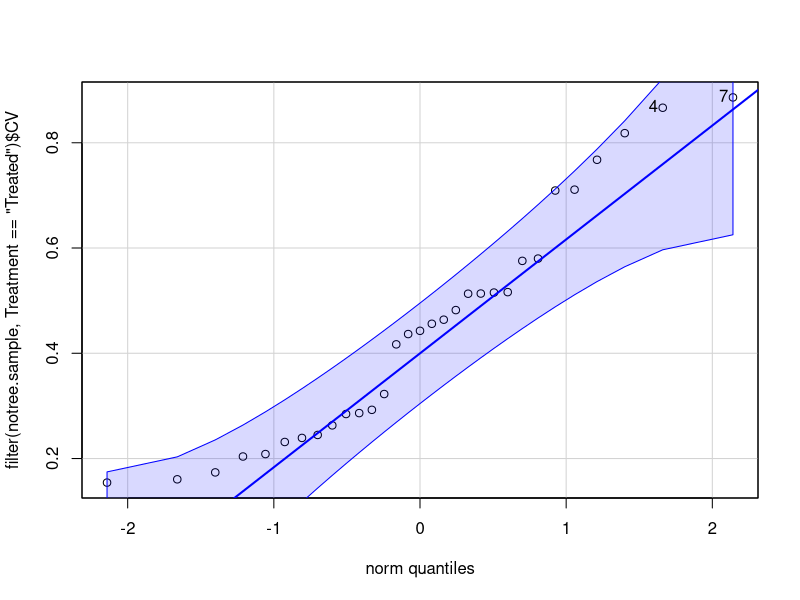
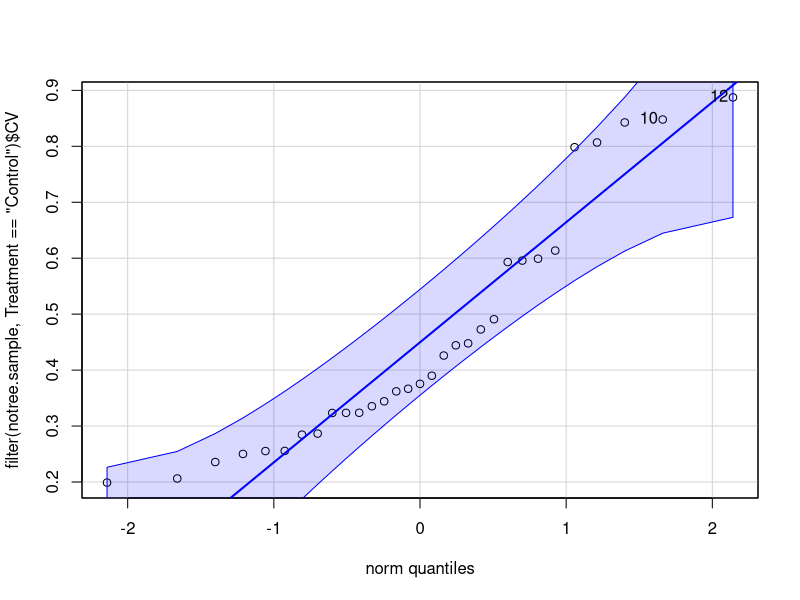
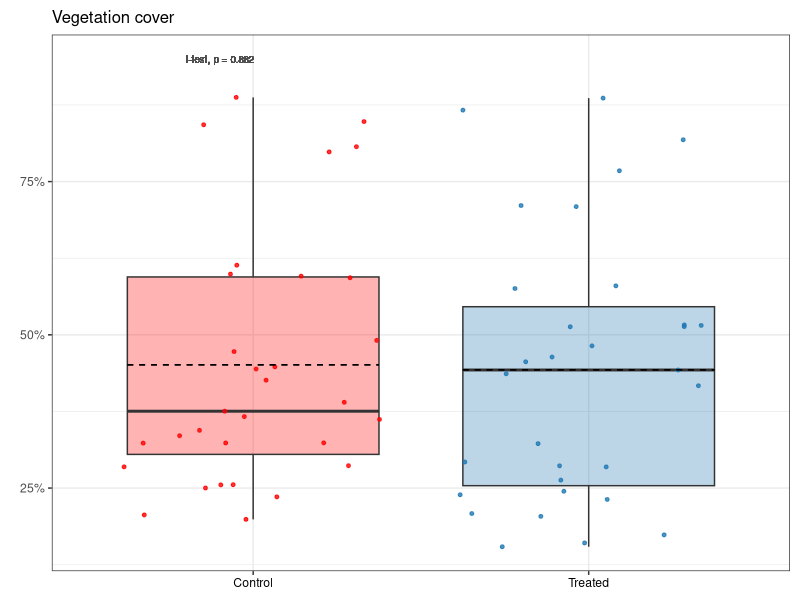
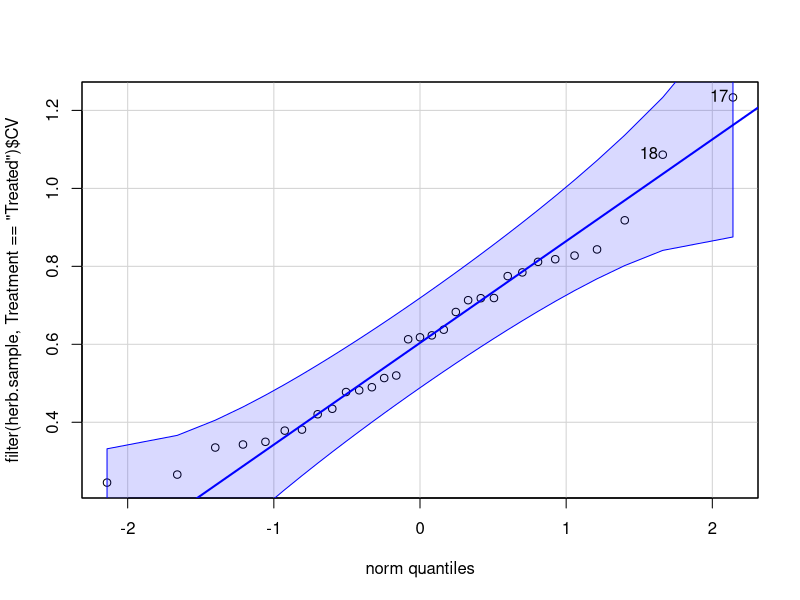
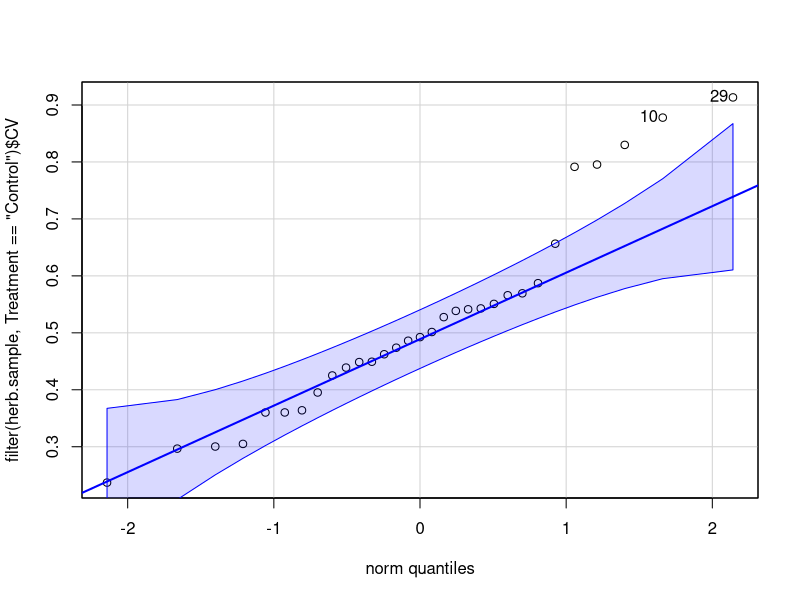
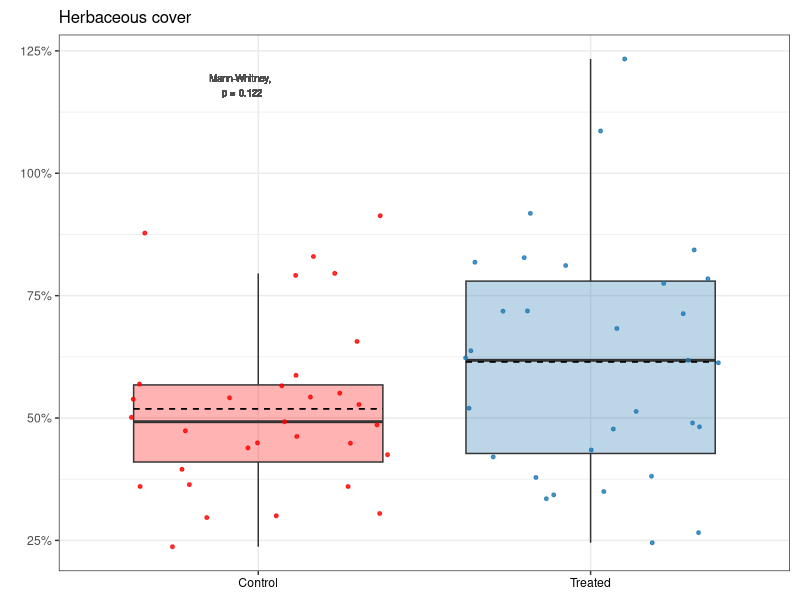
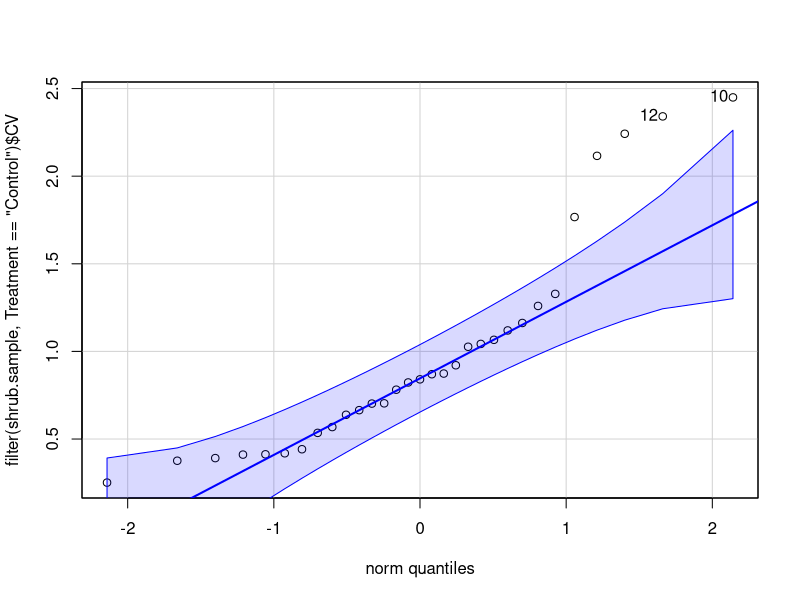
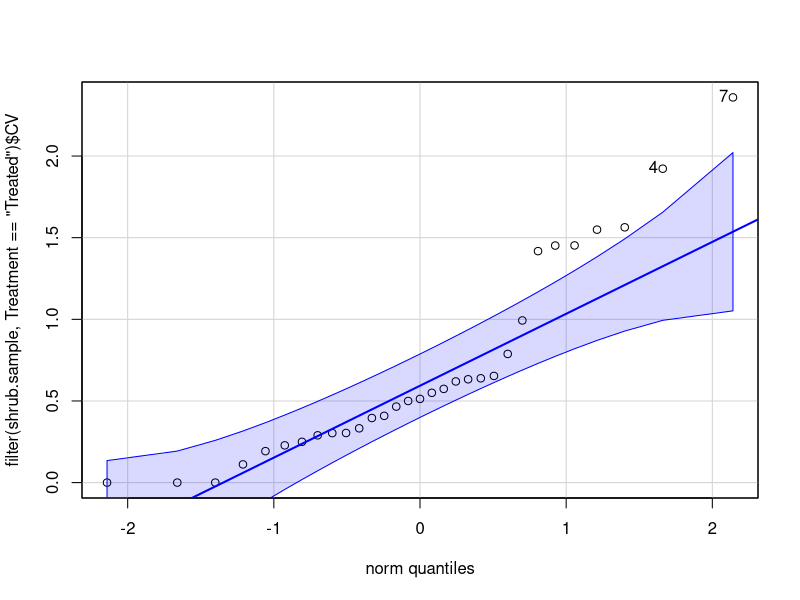

Here is the R script that generated these plots, in order: (Note: this script raises an error after producing the figures.)
# Purpose: Create veg CV figures for publication, and code for published R Markdown.
#   Main figures: combined notree, herb, shrub
#   Supp figures: combined richness & Shannon
#   Code: calculate CV, qq-plots, t-test/Mann-Whitney, plot

# Will use Mann-Whitney rather than log transformation for ease of interpretation.

# Created: 2023-08-28
# Last updated: 2023-08-29

library(tidyverse)
library(car)
library(scales)
library(ggpubr)

# Load data ---------------------------------------------------------------

notree.all <- read_csv("data/publish/Herb-and-shrub-cover_2012-2021.csv")
herb.all <- read_csv("data/publish/Herb-cover_2012-2021.csv") 
shrub.all <- read_csv("data/publish/Shrub-cover_2012-2021.csv")
per.div <- read_csv("data/publish/Perennial-plant-diversity_2012-2021.csv")


# Notree cover ------------------------------------------------------------

# Find CV for each sample over time
notree.sample <- notree.all |> 
  group_by(Sample, Treatment) |> 
  summarise(CV = sd(Cover) / mean(Cover),
            .groups = "keep")

# Explore distribution
qqPlot(filter(notree.sample, Treatment == "Treated")$CV) # normal
qqPlot(filter(notree.sample, Treatment == "Control")$CV) # normal

# Compare means
t.test(filter(notree.sample, Treatment == "Treated")$CV,
       filter(notree.sample, Treatment == "Control")$CV) # NS, p = 0.882

# Plot
notree.plot.cv <- notree.sample |> 
  ggplot(aes(x = Treatment, y = CV)) +
  geom_boxplot(alpha = 0.3,
               outlier.shape = NA,
               aes(fill = Treatment)) +
  geom_jitter(size = 1,
              alpha = 0.8,
              aes(color = Treatment)) +
  scale_color_manual(values = c("red", "#1F78B4")) +
  scale_fill_manual(values = c("red", "#1F78B4")) +
  labs(title = "Vegetation cover",
       x = NULL,
       y = NULL) +
  theme_bw() +
  theme(legend.position = "none") +
  scale_y_continuous(labels = percent) +
  theme(axis.text.x = element_text(color = "black")) +
  geom_text(aes(x = 0.9, y = 0.95, label = "t-test, p = 0.882"),
            color = "gray30",
            size = 2.5) +
  theme(plot.margin = margin(0.1, 0.1, 0.1, 0.2, "in")) +
  stat_summary(fun = mean, geom = "errorbar", aes(ymax = after_stat(y), ymin = after_stat(y)),
               width = 0.75, linetype = "dashed") +
  theme(plot.title = element_text(size = 12))
notree.plot.cv



# Herb cover --------------------------------------------------------------

# Find CV for each sample over time
herb.sample <- herb.all |> 
  group_by(Sample, Treatment) |> 
  summarise(CV = sd(Cover) / mean(Cover),
            .groups = "keep")

# Explore distribution
qqPlot(filter(herb.sample, Treatment == "Treated")$CV) # normal
qqPlot(filter(herb.sample, Treatment == "Control")$CV) # not quite normal?

# Compare means
wilcox.test(filter(herb.sample, Treatment == "Treated")$CV,
            filter(herb.sample, Treatment == "Control")$CV) # NS, p = 0.148

# Plot
herb.plot.cv <- herb.sample |> 
  ggplot(aes(x = Treatment, y = CV)) +
  geom_boxplot(alpha = 0.3,
               outlier.shape = NA,
               aes(fill = Treatment)) +
  geom_jitter(size = 1,
              alpha = 0.8,
              aes(color = Treatment)) +
  scale_color_manual(values = c("red", "#1F78B4")) +
  scale_fill_manual(values = c("red", "#1F78B4")) +
  labs(title = "Herbaceous cover",
       x = NULL, 
       y = NULL) +
  theme_bw() +
  theme(legend.position = "none") +
  scale_y_continuous(labels = percent)  +
  theme(axis.text.x = element_text(color = "black")) +
  geom_text(aes(x = 0.95, y = 1.18, label = "Mann-Whitney, \np = 0.122"),
            color = "gray30",
            size = 2.5) +
  theme(plot.margin = margin(0.1, 0.1, 0.1, 0.2, "in")) +
  stat_summary(fun = mean, geom = "errorbar", aes(ymax = after_stat(y), ymin = after_stat(y)),
               width = 0.75, linetype = "dashed") +
  theme(plot.title = element_text(size = 12))
herb.plot.cv


# Shrub cover -------------------------------------------------------------

# Find CV for each sample over time
shrub.sample <- shrub.all |> 
  group_by(Sample, Treatment) |> 
  summarise(CV = sd(Cover) / mean(Cover),
            .groups = "keep") # NaNs produced because some have 0 cover and can't divide by 0

# Replace NaNs with 0
shrub.sample[1, 3] <- 0
shrub.sample[5, 3] <- 0
shrub.sample[8, 3] <- 0

# Explore distribution
qqPlot(filter(shrub.sample, Treatment == "Control")$CV) # not normal
qqPlot(filter(shrub.sample, Treatment == "Treated")$CV) # not normal

# Compare means
wilcox.test(filter(shrub.sample, Treatment == "Treated")$CV,
            filter(shrub.sample, Treatment == "Control")$CV,
            exact = FALSE) # p = 0.01429


# Plot
letters.shrub <- data.frame(x = c(1, 2),
                            y = c(2.5, 2.5),
                            label = c("a", "b"))

shrub.plot.cv <- shrub.sample |> 
  ggplot(aes(x = Treatment, y = CV)) +
  geom_boxplot(alpha = 0.3,
               outlier.shape = NA,
               aes(fill = Treatment)) +
  geom_jitter(size = 1,
              alpha = 0.8,
              aes(color = Treatment)) +
  scale_color_manual(values = c("red", "#1F78B4")) +
  scale_fill_manual(values = c("red", "#1F78B4")) +
  labs(title = "Shrub cover",
       x = NULL,
       y = "Coefficient of variation") +
  theme_bw() +
  theme(legend.position = "none") +
  scale_y_continuous(labels = percent)  +
  theme(axis.text.x = element_text(color = "black")) +
  geom_text(aes(x = 0.95, y = 2.75, label = "Mann-Whitney, \np = 0.014"),
            color = "gray30",
            size = 2.5) +
  geom_text(data = letters.shrub,
            aes(x = x, y = y, label = label),
            color = "black") +
  theme(plot.margin = margin(0.1, 0, 0.1, 0.1, "in")) +
  stat_summary(fun = mean, geom = "errorbar", aes(ymax = after_stat(y), ymin = after_stat(y)),
               width = 0.75, linetype = "dashed") +
  theme(plot.title = element_text(size = 12))
shrub.plot.cv


# Combine notree, herb, shrub ---------------------------------------------

tiff("figures/2023-09_publish-figures/CV_shrub-herb-notree.tiff", units = "in", height = 4, width = 7, res = 1000)
ggarrange(shrub.plot.cv, herb.plot.cv, notree.plot.cv,
          ncol = 3, nrow = 1,
          labels = c("(A)", "(B)", "(C)")) 

dev.off()


# Richness ----------------------------------------------------------------

# Find CV for each sample over time
rich.sample <- per.div |> 
  group_by(Sample, Treatment) |> 
  summarise(CV = sd(rich) / mean(rich),
            .groups = "keep")

# Explore distribution
qqPlot(filter(rich.sample, Treatment3 == "Treated")$CV) # not quite normal
qqPlot(filter(rich.sample, Treatment3 == "Control")$CV) # normal

# Compare means
wilcox.test(filter(rich.sample, Treatment3 == "Treated")$CV,
            filter(rich.sample, Treatment3 == "Control")$CV) # NS, p = 0.093

# Plot
rich.plot.cv <- rich.sample |> 
  ggplot(aes(x = Treatment, y = CV)) +
  geom_boxplot(alpha = 0.3,
               outlier.shape = NA,
               aes(fill = Treatment)) +
  geom_jitter(size = 1,
              alpha = 0.8,
              aes(color = Treatment)) +
  scale_color_manual(values = c("red", "#1F78B4")) +
  scale_fill_manual(values = c("red", "#1F78B4")) +
  labs(title = "Perennial plant species \nrichness",
       x = NULL,
       y = "Coefficient of variation") +
  theme_bw() +
  theme(legend.position = "none") +
  scale_y_continuous(labels = percent) +
  theme(axis.text.x = element_text(color = "black")) +
  geom_text(aes(x = 0.95, y = 0.65, label = "Mann-Whitney, \np = 0.062"),
            color = "gray30",
            size = 2.5) +
  theme(plot.margin = margin(0.1, 0.1, 0.1, 0.1, "in")) +
  stat_summary(fun = mean, geom = "errorbar", aes(ymax = after_stat(y), ymin = after_stat(y)),
               width = 0.75, linetype = "dashed") +
  theme(plot.title = element_text(size = 12))
rich.plot.cv


# Shannon -----------------------------------------------------------------

# Find CV for each sample over time
shan.sample <- per.div |> 
  group_by(Sample, Treatment) |> 
  summarise(CV = sd(shan) / mean(shan),
            .groups = "keep")

# Explore distribution
qqPlot(filter(shan.sample, Treatment == "Treated")$CV) # normal
qqPlot(filter(shan.sample, Treatment == "Control")$CV) # almost normal

# Compare
t.test(filter(shan.sample, Treatment == "Treated")$CV,
       filter(shan.sample, Treatment == "Control")$CV) # NS, p = 0.075

# Plot
shan.plot.cv <- shan.sample |> 
  ggplot(aes(x = Treatment, y = CV)) +
  geom_boxplot(alpha = 0.3,
               outlier.shape = NA,
               aes(fill = Treatment)) +
  geom_jitter(size = 1,
              alpha = 0.8,
              aes(color = Treatment)) +
  scale_color_manual(values = c("red", "#1F78B4")) +
  scale_fill_manual(values = c("red", "#1F78B4")) +
  labs(title = "Perennial plant diversity",
       x = NULL,
       y = NULL) +
  theme_bw() +
  theme(legend.position = "none") +
  scale_y_continuous(labels = percent) +
  theme(axis.text.x = element_text(color = "black")) +
  geom_text(aes(x = 0.95, y = 0.83, label = "t-test, p = 0.075"),
            color = "gray30",
            size = 2.5) +
  theme(plot.margin = margin(0.1, 0.1, 0.1, 0.15, "in")) +
  stat_summary(fun = mean, geom = "errorbar", aes(ymax = after_stat(y), ymin = after_stat(y)),
               width = 0.75, linetype = "dashed") +
  theme(plot.title = element_text(size = 12))
shan.plot.cv



# Combine richness & Shannon ----------------------------------------------

# Supplemental figure
tiff("figures/2023-09_publish-figures/CV_rich-shan.tiff", units = "in", height = 4, width = 5.5, res = 300)
ggarrange(rich.plot.cv, shan.plot.cv,
          ncol = 2, nrow = 1,
          labels = c("(A)", "(B)")) 

dev.off()



save.image("RData/Publish_CV.RData")
